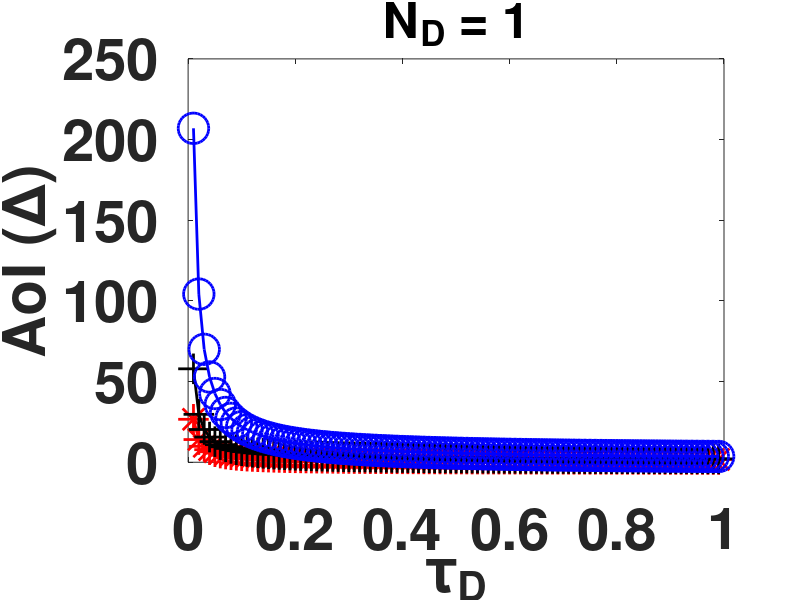

Reproduce this figure in MATLAB. (Note: this script raises an error after producing the figure.)
% Code to generate Fig 3 in Infocom AoI 2018
clc;
clear all;
close all;

beta = 0.001;            
l_idle = beta;          %length of an idle slot
l_col = 1+beta;         %length of collision slot
M = [1 2 5];                % number of DSRC nodes
N = [1 2 5];              % number of WiFi nodes
t_w = 0.2;
t_d = 1e-2:1e-2:0.99;

% Generating age plots
for m = 1:numel(M)
    age = [];
    for n = 1:numel(N)
        age = [age ; ((((1-(((1-t_d).^M(m)).*((1-t_w).^N(n)))+beta)./(t_d.*((1-t_d).^(M(m)-1)).*((1-t_w).^N(n))))+(beta/2)+...
                (((1+beta)*(1-(((1-t_d).^M(m)).*((1-t_w).^N(n)))))./(2*(1-(((1-t_d).^M(m)).*((1-t_w).^N(n)))+beta)))))];
    end
    AGE{m} = age;
end

for m = 1:numel(M)
    figure;
    plot(t_d,AGE{m}(1,:),'-*r','LineWidth',2,'MarkerSize',22);
    hold on;
    plot(t_d,AGE{m}(2,:),'-+k','LineWidth',2,'MarkerSize',22);
    plot(t_d,AGE{m}(3,:),'-ob','LineWidth',2,'MarkerSize',22);
    hold off;
    set(gca,'FontSize',42,'FontWeight','bold');
    fig_name = sprintf('Fix_N_D_%d_vary_N_W.pdf',M(m));
    title(sprintf('N_D = %d',M(m)),'fontsize',36);
    xlabel('\tau_D','fontweight','bold','fontsize',42);
    ylabel('AoI (\Delta)','fontweight','bold','fontsize',42);
    addpath 'legendflex'
    addpath 'setgetpos_V1.2'
    legendflex(gca,{'N_W = 1', 'N_W = 2','N_W = 5'},'ncol',3,'fontsize',40,'FontWeight','bold','anchor',{'n','n'});
    set(gcf, 'Color', 'w');
    set(gcf, 'Position', get(0,'Screensize'));
    if m==1
        ylim([0 40]);
    elseif m==2
        ylim([0 70]);
    elseif m==3
        ylim([0 150]);
    end
    cd 'Figures'
    addpath '..\Export_fig'
    addpath '..\setgetpos_V1.2'
    export_fig(fig_name);
    cd '..\'
    close all;
end

M = [1 2 5];
N = [1 2 5];
t_w = 0.01:0.01:0.99;
t_d = 0.2;
% Generating throughput plots
for n = 1:numel(N)
    thr = [];
    for m = 1:numel(M)
        thr = [thr ; (N(n).*t_w.*((1-t_w).^(N(n)-1)).*((1-t_d)^M(m))*(1+beta))./(1-(((1-t_d).^M(m))*((1-t_w).^N(n)))+beta)];
    end
    THR{n} = thr;
end

for n = 1:numel(N)
    figure;
    plot(t_w,THR{n}(1,:),'-*r','LineWidth',2,'MarkerSize',22);
    hold on;
    plot(t_w,THR{n}(2,:),'-+k','LineWidth',2,'MarkerSize',22);
    plot(t_w,THR{n}(3,:),'-ob','LineWidth',2,'MarkerSize',22);
    hold off;
    set(gca,'FontSize',42,'FontWeight','bold');
    fig_name = sprintf('Fix_N_W_%d_vary_N_D.pdf',N(n));
    title(sprintf('N_W = %d',N(n)),'fontsize',36);
    xlabel('\tau_W','fontweight','bold','fontsize',42);
    ylabel('Throughput (T)','fontweight','bold','fontsize',42);
    addpath 'legendflex'
    addpath 'setgetpos_V1.2'
    legendflex(gca,{'N_D = 1', 'N_D = 2','N_D = 5'},'ncol',3,'fontsize',40,'FontWeight','bold','anchor',{'n','n'});
    set(gcf, 'Color', 'w');
    set(gcf, 'Position', get(0,'Screensize'));
    if n == 1
        ylim([0 1]);
    elseif n == 2
        ylim([0 1]);
    elseif n == 3
        ylim([0 1]);
    end
    cd 'Figures'
    addpath '..\Export_fig'
    addpath '..\setgetpos_V1.2'
    export_fig(fig_name);
    cd '..\'
    close all;
end